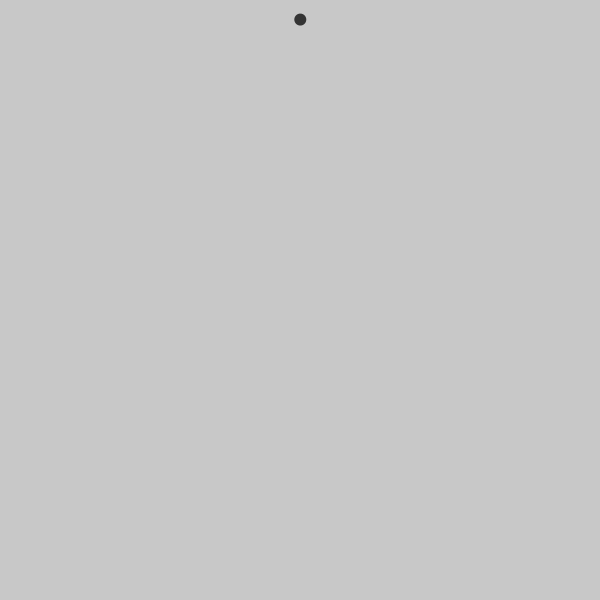
Frame 1 (no input)
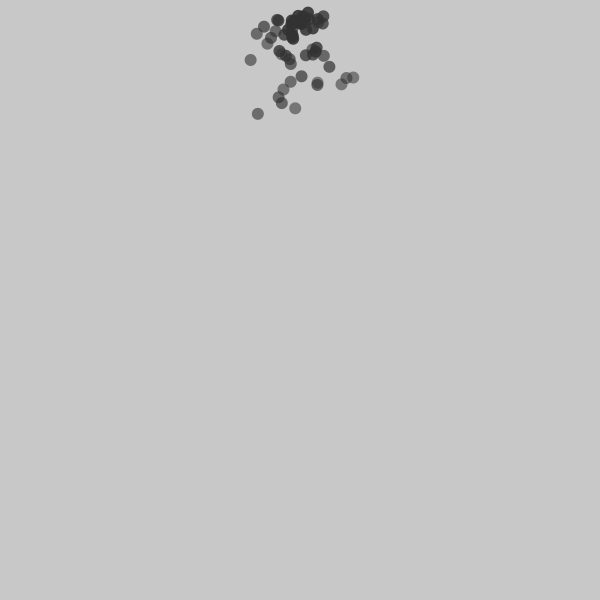
Frame 60 (the mouse pressed at the canvas centre just before this capture)
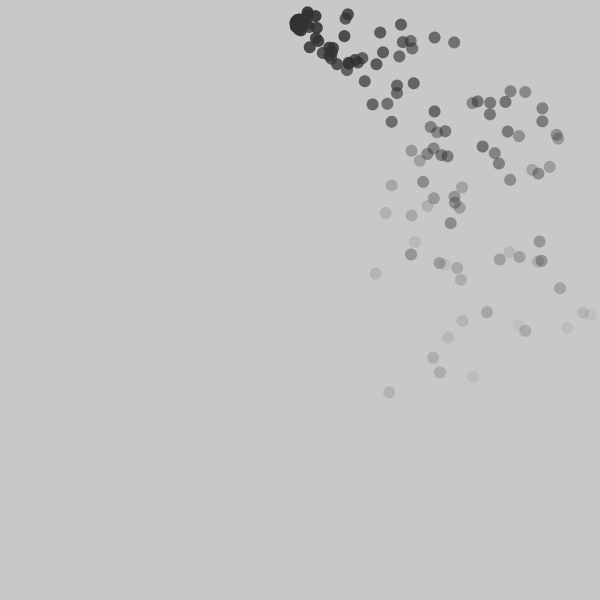
Frame 120 (the mouse held since frame 60 and released just before this capture)

The Processing sketch that drew these frames (run headless with seeded random() and noise(); from frame 60 on, the mouse is pressed at the canvas centre):

// Processing sketch: Example_04_06_youtube
// ── Example_04_06_youtube.pde
ParticleSystem ps;

void setup() {
  size(600, 600);
  ps = new ParticleSystem();
}

void draw() {
  background(200);
  
  PVector gravity = new PVector(0, 0.05);
  ps.applyForce(gravity);
  
  if (mousePressed) {
    PVector wind = new PVector(0.1, 0);
    ps.applyForce(wind);
  }
  
  ps.addParticle();
  ps.run();
}

// ── Particle.pde
class Particle {
  PVector pos;
  PVector vel;
  PVector acc;

  float lifespan;

  Particle() {
    acc = new PVector(0, 0.05);
    vel = new PVector(random(-1, 1), random(-1, 1));
    pos = new PVector(width/2, 20);

    lifespan = 255;
  }

  void applyForce(PVector force) {
    acc.add(force);
  }

  void update() {
    vel.add(acc);
    pos.add(vel);
    lifespan -= 2;
    acc.mult(0);
  }

  boolean isDead() {
    if (lifespan <= 0) {
      return true;
    } else {
      return false;
    }
  }

  void display() {
    //stroke(0, lifespan);
    //strokeWeight(2);
    noStroke();
    fill(50, lifespan);
    ellipse(pos.x, pos.y, 12, 12);
  }
}

// ── ParticleSystem.pde
class ParticleSystem {
  ArrayList<Particle> particles;

  ParticleSystem() {
    particles = new ArrayList<Particle>();
  }
  
  void applyForce(PVector force) {
    for (Particle p : particles) {
      p.applyForce(force);
    }
  }

  void run() {

    for (int i = particles.size()-1; i >= 0; i--) {
      Particle p = particles.get(i);
      p.update();
      p.display();

      if (p.isDead()) {
        particles.remove(i);
      }
    }
  }

  void addParticle() {
    particles.add(new Particle());
  }
}
